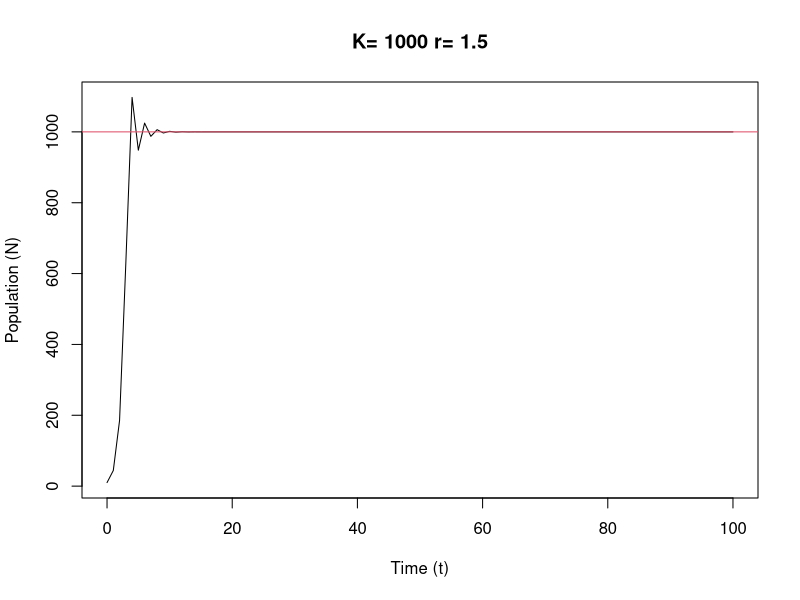
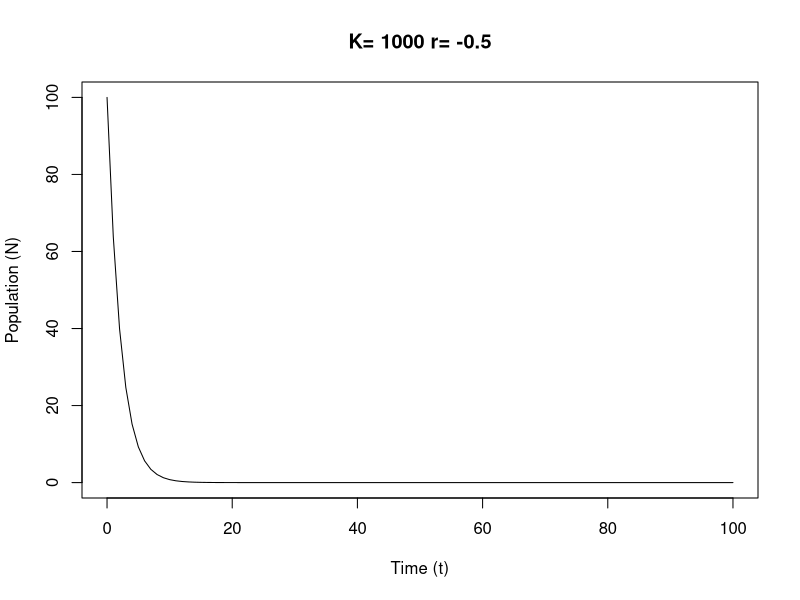
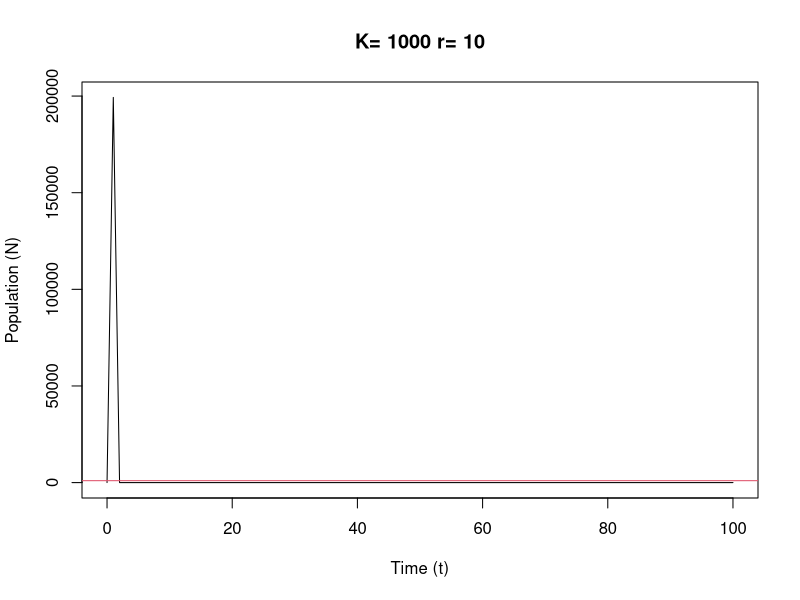
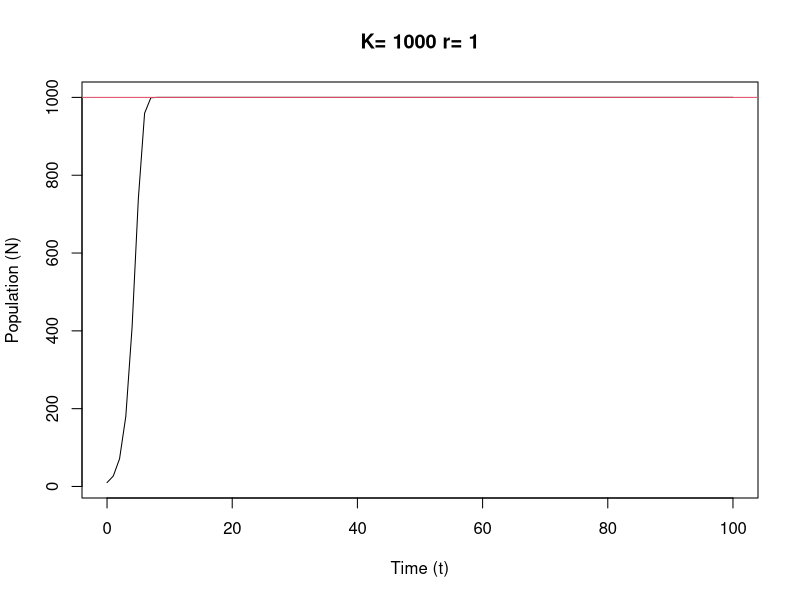
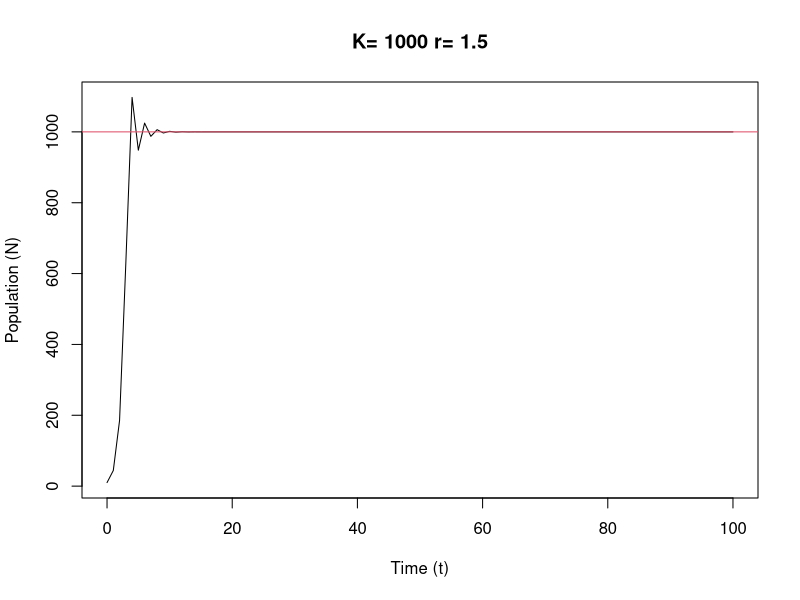
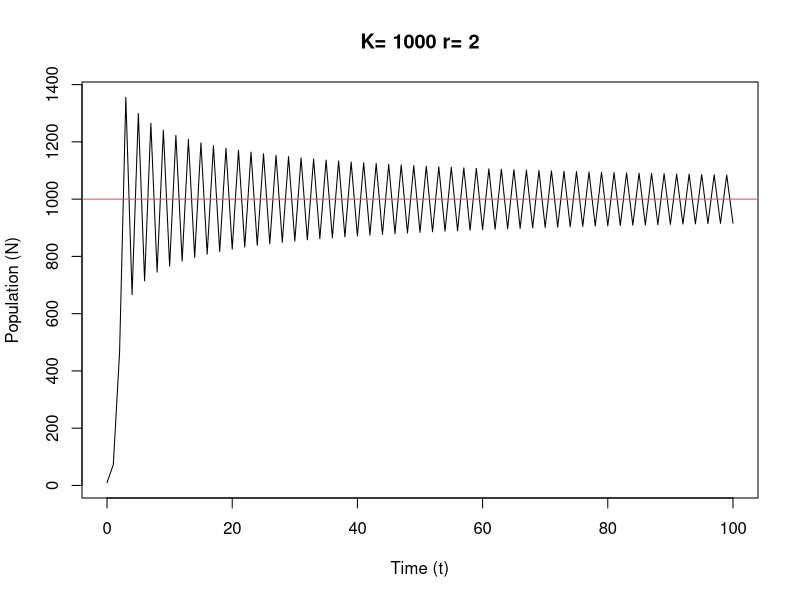
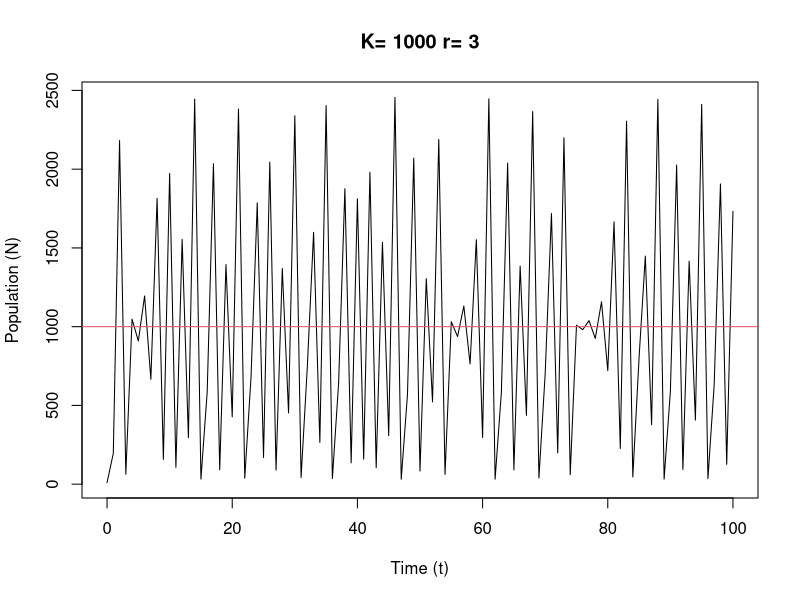
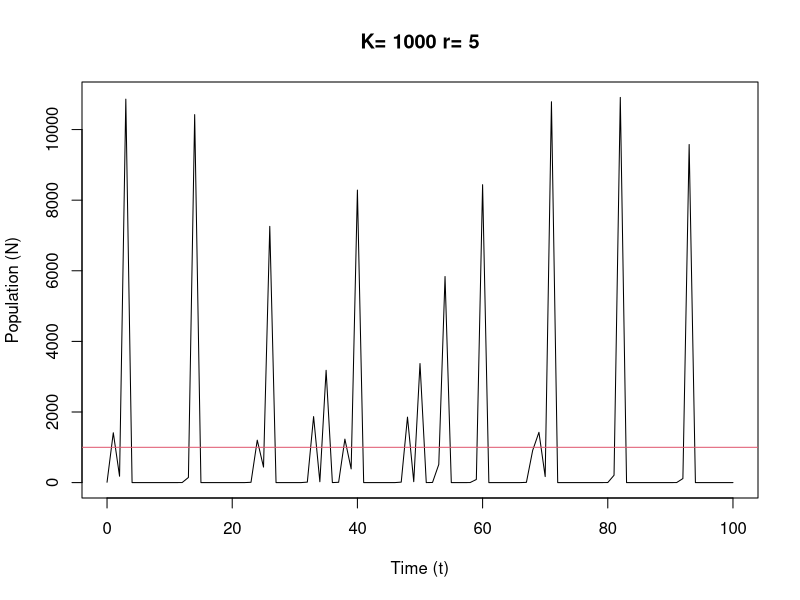

Write R code to recreate these figures, in order. (Note: this script raises an error after producing the figures.)
#Bootcamp Modeling Exercises

#a
#write function for Ricker model
rickerModel <- function(start.pop=2,time = 2, rr=1,KK=10)
{
  #initialize variables
  timeline <- seq(0,time,1)
  nn <- rep(0, length.out = length(timeline))
  nn[1] <- start.pop
  
  #check K > 0
  if(KK <= 0)
  {
    cat("Input Value that is greater than 0 for K")
    return()
  }

  #Ricker model equation in for loop
  for(tt in seq(1,time,1))
  {
    nn[tt+1] <- nn[tt]*exp(rr*(1-(nn[tt])/KK))
  }
  #plots result
  
  plot(timeline, nn, xlab="Time (t)", ylab="Population (N)", type = "l", main = paste(paste("K=",KK),paste("r=",rr)))
  #abline(a=timeline, b=nn, col="black")
  abline(h=KK,col=2)
  
  #returns time series
  return(nn)
}

time.series <- rickerModel(start.pop=10,time = 100, rr=1.5,KK=1000)

#1b
#rickerModel(start.pop=10,time = 100, rr=1.5,KK=1000)

#Population decreases to n=0
time.series_to0 <- rickerModel(100,100,-0.5,1000)
time.series_to0_v2 <- rickerModel(10,100,10,1000)
#Population approaches stable equilibrium at n* = K, without oscillations
time.series_Stable <- rickerModel(10,100,1,1000)
#Decaying oscillations around n* = K. 
time.series_DecOc1.5 <- rickerModel(10,100,1.5,1000)
time.series_DecOc2 <- rickerModel(10,100,2,1000)
#Persistent, regulat oscillations
time.series_RegOc <- rickerModel(10,100,3,1000)
#Crazy, random-looking fluctuations
time.series_CrazyOc2 <- rickerModel(10,100,5,1000)

#Altering the values for r is key to driving patterns of fluctuation in the model.

#1C
rr.list <- c(-0.5,1,1.5,2,3,5)

series.mat<- matrix(0,nrow=6,ncol=100)
rownames(series.mat) <- rr.list

par(mfrow=c(3,2))
for(rr in rr.list)
{
  rickerModel(10,100,rr,1000)
}
dev.off

#1D 
#n0 = 20, K=1000
nn = 20
KK <- 1000
time <-100
timeline <- seq(0,time,1)
nVec <- rickerModel(nn,time,0.5,KK)
half.Cap <- min(which(nVec >= KK/2))
cat("First element that is >= K/2 is:",half.Cap)
cat("Population is >= K/2 at time(t) of:",timeline[half.Cap])

#1E
nn = 20
KK <- 1000
time <-100

iter.len <- 0.1
rlist <- seq(0.1,0.9,iter.len)

half.time <- rep(0,length.out= length(rlist))
ht <- 1 #count through half.time
for(rr in rlist)
{
  nVec <- rickerModel(nn,time,rr,KK)
  half.Cap <- min(which(nVec >= KK/2))
  
  half.time[ht] <-half.Cap
  ht <- ht + 1
}

plot(rlist,half.time, xlab="r Value", ylab=expression("Time t"["k/2"]))
lines(rlist,half.time)

#1F

  #initialize variables

  #intialize storage matrix

  #in a for loop run analysis using all combinations of K
    #in a for loop run analsis using all combinations of r
  
    #store results to matrix

  #set of array of plots to graph results


#1G
  #initialize variables
nn = 20
time <-100
timeline <- seq(0,time,1)

t.select <- 10

iter.lenR <- 0.1
rlist <- seq(0.1,0.9,iter.lenR)

iter.lenK <- 100
Klist <- seq(500,1000,iter.lenK)
  #intialize storage matrix

result.Mat <- matrix(0,nrow=length(rlist),ncol=length(Klist))
rownames(result.Mat) <- rlist
colnames(result.Mat) <- Klist
  #in a for loop run analysis using all combinations of K
    #in a for loop run analsis using all combinations of r
jj <- 1

for(KK in Klist)
{
  ii <- 1
   for(rr in rlist)
  {
    nVec <- rickerModel(nn,time,rr,KK)
    half.Cap <- min(which(nVec >= KK/2))
    
    #store results to matrix
    result.Mat[ii,jj] <- nVec[which(timeline == t.select)]
    
    if(rr < max(rlist)) ii <- ii + 1
    
  }
  if(KK < max(Klist)) jj <- jj + 1
}
  #set of array of plots to graph result 
image(result.Mat)

#contour Map
jj<-1
ii<-1
hh <- 1

flatMat <- matrix(0,nrow=(length(rlist)*length(Klist)),ncol=3)
for(jj in seq(1,length(Klist),1))
{
  for(ii in seq(1,length(rlist),1))
  {
    flatMat[hh,1] <- result.Mat[ii,jj]
    flatMat[hh,2] <- rlist[ii]
    flatMat[hh,3] <- Klist[jj]
    hh <- hh + 1
  }
  ii <- 1
}

colnames(flatMat) <- c("N","r","K")
plot1 <- ggplot(as.data.frame(flatMat), aes(x = r, y = K, z = N)) +
  stat_contour()

#Same Result but in single function
contour(result.Mat)
